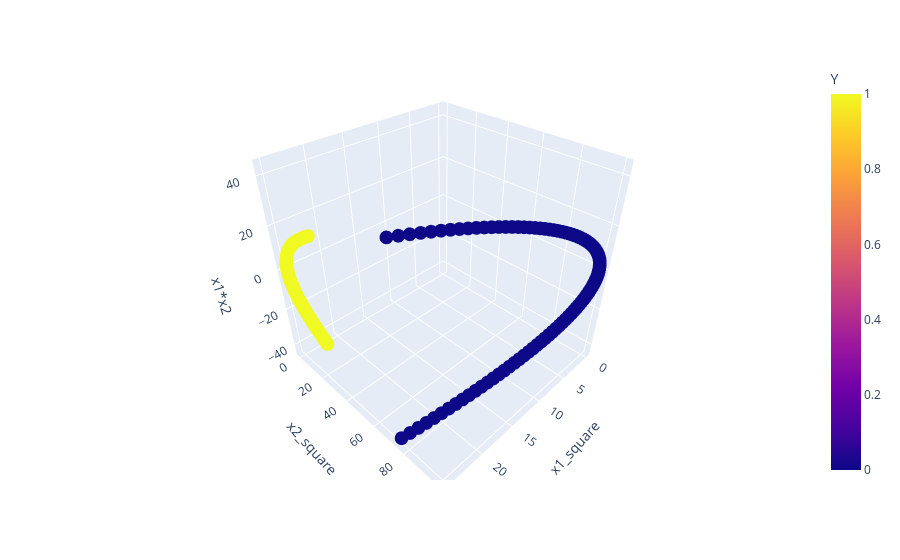

This figure's notebook cell:
### Code cell
fig=px.scatter_3d(df,x='x1_square',y='x2_square',z='x1*x2',color='Y')
fig.show()

### Figure 1 — Plotly figure (JSON) as saved in the notebook; plotly's stock layout.template omitted (floating-point values rounded to 4 significant figures; data arrays with more than 128 entries replaced by an {"elided": "..."} marker saying what was removed)
{"data": [{"hovertemplate": "x1_square=%{x}<br>x2_square=%{y}<br>x1*x2=%{z}<br>Y=%{marker.color}<extra></extra>", "legendgroup": "", "marker": {"color": {"elided": "400 int values"}, "coloraxis": "coloraxis", "symbol": "circle"}, "mode": "markers", "name": "", "scene": "scene", "showlegend": false, "type": "scatter3d", "x": {"elided": "400 float values"}, "y": {"elided": "400 float values"}, "z": {"elided": "400 float values"}}], "layout": {"coloraxis": {"colorbar": {"title": {"text": "Y"}}, "colorscale": [[0, "#0d0887"], [0.1111, "#46039f"], [0.2222, "#7201a8"], [0.3333, "#9c179e"], [0.4444, "#bd3786"], [0.5556, "#d8576b"], [0.6667, "#ed7953"], [0.7778, "#fb9f3a"], [0.8889, "#fdca26"], [1, "#f0f921"]]}, "legend": {"tracegroupgap": 0}, "margin": {"t": 60}, "scene": {"domain": {"x": [0, 1], "y": [0, 1]}, "xaxis": {"title": {"text": "x1_square"}}, "yaxis": {"title": {"text": "x2_square"}}, "zaxis": {"title": {"text": "x1*x2"}}}}}
